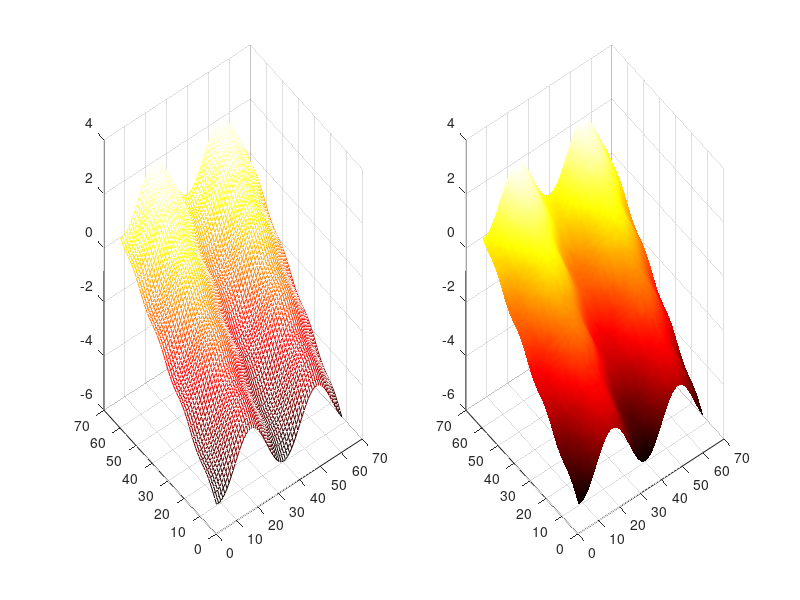

MATLAB code to generate this figure:
figure
a = -8:0.2:4;
[x,y] = meshgrid(a,a);
z = sin(x)-(sin(y*2)/10)+y/2
subplot (1,2,2)  % (r,c,n) indicates that there will be r rows of plots, 
                 % c columns of plots within each row and the relative
                 % position of the plot called in the next line of code
                 % within that grid.
surf (z)    % make a surface plot of z against X and Y
shading interp  %applies only for surface plots- allows colors on surface
subplot (1,2,1)  %specifies that the next line will plot on top row, left
mesh(z)     % make a mesh plot of z against X and Y
    %plot to bleed together.
colormap hot  %applies for both surface and mesh plots
